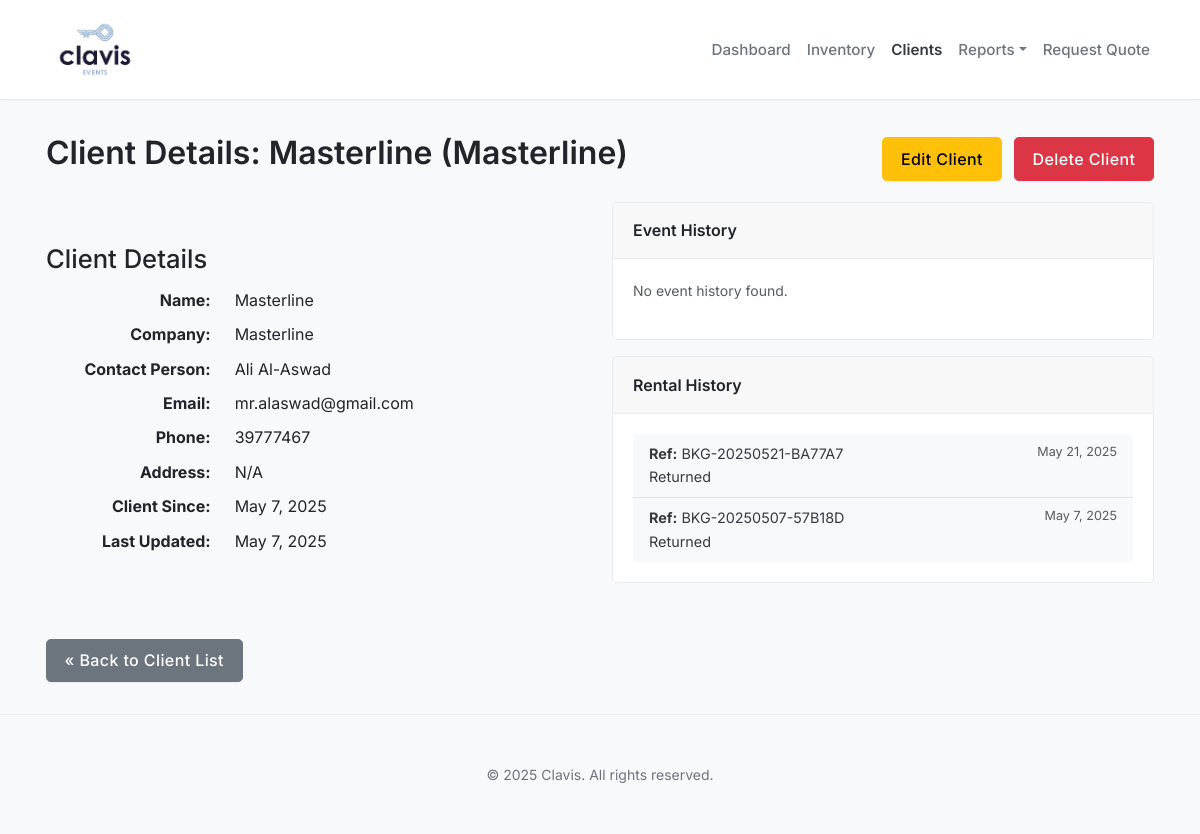
The app's page /clients/8/ with its own data.
### clients/models.py (models this page shows)
class Client(models.Model):
    name = models.CharField(
        max_length=200,
        help_text="Client's full name or primary contact name if company."
    )
    company_name = models.CharField(
        max_length=200,
        blank=True, # Optional field
        null=True,  # Allow null in database
        help_text="Company name, if applicable."
    )
    contact_person = models.CharField(
        max_length=150,
        blank=True,
        null=True,
        help_text="Specific contact person at the company (if different from name)."
    )
    email = models.EmailField(
        unique=True, # Still unique if provided
        null=True,   # Allow NULL in the database (for optional unique fields)
        blank=True,  # Allow to be blank in forms
        help_text="Primary email address for the client (optional)."
    )
    phone = models.CharField(
        max_length=30, # Adjust max_length based on expected phone number formats
        blank=True,    # Allow to be blank in forms
        null=True,     # Allow NULL in the database
        help_text="Primary phone number for the client (optional)."
    )
    address = models.TextField(
        blank=True,
        null=True,
        help_text="Billing or primary address for the client."
    )
    created_at = models.DateTimeField(auto_now_add=True) # Timestamp for creation
    updated_at = models.DateTimeField(auto_now=True)    # Timestamp for last update
    def __str__(self):
        if self.company_name:
            return f"{self.company_name} ({self.name})"
        return self.name
    class Meta:
        ordering = ['company_name', 'name'] # Order clients primarily by company, then name

### bookings/models.py (models this page shows, shortened)
class BaseBooking(models.Model):
    client = models.ForeignKey(
        'clients.Client',
        on_delete=models.PROTECT,
        related_name='%(class)ss',
        help_text="The client associated with this booking."
    )
    project_manager = models.ForeignKey(
        User,
        on_delete=models.SET_NULL,
        null=True,
        blank=True,
        related_name='%(class)ss_as_manager',
        help_text="User assigned as Project Manager."
    )
    start_date = models.DateTimeField(
        help_text="The date and time the event/rental period begins."
    )
    end_date = models.DateTimeField(
        help_text="The date and time the event/rental period ends."
    )
    project_manager_name = models.CharField(
        max_length=150,
        blank=True,
        null=True,
        help_text="Name of the assigned Project Manager."
    )
    subcontractor_name = models.CharField(
        max_length=200,
        blank=True,
        null=True,
        help_text="Name of the subcontractor, if any."
    )
    notes = models.TextField(
        blank=True,
        null=True,
        help_text="Internal notes or special instructions for this booking."
    )
    reference_number = models.CharField(
        max_length=50,
        unique=True,
        default=generate_reference_number,
        editable=False,
        help_text="Unique system-generated reference number for this booking."
    )
    created_at = models.DateTimeField(auto_now_add=True)
    updated_at = models.DateTimeField(auto_now=True)
    class Meta:
        abstract = True
        ordering = ['start_date', 'created_at']

class Rental(BaseBooking):
    class StatusChoices(models.TextChoices):
        BOOKED = 'BOOKED', _('Booked')
        OUT = 'OUT', _('Out for Rental')
        RETURNED = 'RETURNED', _('Returned')
        OVERDUE = 'OVERDUE', _('Overdue')
        CANCELLED = 'CANCELLED', _('Cancelled')
    status = models.CharField(
        max_length=10,
        choices=StatusChoices.choices,
        default=StatusChoices.BOOKED,
        help_text="Current status of the rental booking."
    )
    delivery_location = models.CharField(
        max_length=255,
        blank=True,
        null=True,
        help_text="Optional delivery location for the rental items."
    )
    class Meta(BaseBooking.Meta):
        verbose_name = "Rental Booking"
        verbose_name_plural = "Rental Bookings"

### clients/views.py (the view)
# urls.py: path('<int:client_id>/', views.client_detail_view, name='client_detail'),
def client_detail_view(request, client_id):
    client = get_object_or_404(Client, pk=client_id)
    event_history = client.events.all().order_by('-start_date')
    rental_history = client.rentals.all().order_by('-start_date')
    context = { 'client': client, 'event_history': event_history, 'rental_history': rental_history, 'page_title': f"Client Details: {client}", }
    return render(request, 'clients/client_detail.html', context)

### clients/templates/clients/client_detail.html (shortened to what this page needs)
{% extends 'base.html' %}
{% load static %}
{% block content %}
<div class="d-flex justify-content-between align-items-center mb-3">
    <h1>{{ page_title }}</h1>
    <div>
         <a href="{% url 'clients:client_edit' client_id=client.id %}" class="btn btn-warning me-2">Edit Client</a>
         <a href="{% url 'clients:client_delete' client_id=client.id %}" class="btn btn-danger">Delete Client</a>
    </div>
</div>
<div class="row g-4">
    <div class="col-lg-6">
        <h2>Client Details</h2>
        <dl class="row">
            <dt class="col-sm-4 text-sm-end">Name:</dt>
            <dd class="col-sm-8">{{ client.name }}</dd>
            {% if client.company_name %}
            <dt class="col-sm-4 text-sm-end">Company:</dt>
            <dd class="col-sm-8">{{ client.company_name }}</dd>
            {% endif %}
            {% if client.contact_person %}
            <dt class="col-sm-4 text-sm-end">Contact Person:</dt>
            <dd class="col-sm-8">{{ client.contact_person }}</dd>
            {% endif %}
            <dt class="col-sm-4 text-sm-end">Email:</dt>
            <dd class="col-sm-8">{{ client.email }}</dd>
            <dt class="col-sm-4 text-sm-end">Phone:</dt>
            <dd class="col-sm-8">{{ client.phone }}</dd>
            <dt class="col-sm-4 text-sm-end">Address:</dt>
            <dd class="col-sm-8">{{ client.address|linebreaksbr|default:"N/A" }}</dd>
            <dt class="col-sm-4 text-sm-end">Client Since:</dt>
            <dd class="col-sm-8">{{ client.created_at|date:"N j, Y" }}</dd>
            <dt class="col-sm-4 text-sm-end">Last Updated:</dt>
            <dd class="col-sm-8">{{ client.updated_at|date:"N j, Y" }}</dd>
        </dl>
    </div>
    <div class="col-lg-6">
         <div class="card mb-3">
            <div class="card-header">Event History</div>
            <div class="card-body" style="max-height: 300px; overflow-y: auto;">
                {% if event_history %}
                    <ul class="list-group list-group-flush">
                        {% for event in event_history %}
                        <li class="list-group-item list-group-item-action small">
                            <a href="{% url 'bookings:event_detail' event_id=event.id %}" class="text-decoration-none">
                                <strong>Ref:</strong> {{ event.reference_number }}
                                <small class="text-muted float-end">{{ event.start_date|date:"M j, Y" }}</small><br>
                                {{ event.event_location }} ({{ event.get_status_display }})
                            </a>
                        </li>
                        {% endfor %}
                    </ul>
                {% else %}
                    <p class="text-muted small">No event history found.</p>
                {% endif %}
            </div>
        </div>
         <div class="card">
            <div class="card-header">Rental History</div>
            <div class="card-body" style="max-height: 300px; overflow-y: auto;">
                {% if rental_history %}
                     <ul class="list-group list-group-flush">
                        {% for rental in rental_history %}
                         <li class="list-group-item list-group-item-action small">
                             <a href="{% url 'bookings:rental_detail' rental_id=rental.id %}" class="text-decoration-none">
                                <strong>Ref:</strong> {{ rental.reference_number }}
                                <small class="text-muted float-end">{{ rental.start_date|date:"M j, Y" }}</small><br>
                                {{ rental.get_status_display }}
                            </a>
                        </li>
                        {% endfor %}
                    </ul>
                {% else %}
                    <p class="text-muted small">No rental history found.</p>
                {% endif %}
            </div>
        </div>
    </div>
</div>
<div class="mt-4">
    <a href="{% url 'clients:client_list' %}" class="btn btn-secondary">&laquo; Back to Client List</a>
</div>
{% endblock %}

### static/css/style.css (style rules this page uses)
:root { --clavis-font-sans-serif: 'Inter', -apple-system, BlinkMacSystemFont, "Segoe UI", Roboto, "Helvetica Neue", Arial, sans-serif, "Apple Color Emoji", "Segoe UI Emoji", "Segoe UI Symbol"; --clavis-text-primary: #212529; --clavis-text-secondary: #6c757d; --clavis-text-muted: #868e96; --clavis-bg-page: #f8f9fa; --clavis-bg-content: #ffffff; --clavis-border-color: #dee2e6; --clavis-border-subtle: #e9ecef; --clavis-primary-accent: #343a40; --clavis-primary-accent-hover: #212529; --clavis-link-color: var(--clavis-primary-accent); --clavis-link-hover-color: var(--clavis-primary-accent-hover); --clavis-success: #198754; --clavis-danger: #dc3545; --clavis-warning: #ffc107; --clavis-info: #0dcaf0; --bs-body-font-family: var(--clavis-font-sans-serif); --bs-body-color: var(--clavis-text-primary); --bs-body-bg: var(--clavis-bg-page); --bs-link-decoration: none; --bs-border-radius: 0.3rem; --bs-card-border-color: var(--clavis-border-subtle); --bs-card-cap-bg: transparent; --bs-card-box-shadow: 0 2px 8px rgba(0,0,0,0.05); }
body { font-family: var(--bs-body-font-family); font-weight: 400; line-height: 1.65; background-color: var(--bs-body-bg); color: var(--bs-body-color); -webkit-font-smoothing: antialiased; -moz-osx-font-smoothing: grayscale; }
h1, h2, h3, h4, h5, h6, .h1, .h2, .h3, .h4, .h5, .h6 { font-weight: 500; color: var(--clavis-text-primary); margin-top: 0; margin-bottom: 0.75rem; line-height: 1.3; }
h1, .h1 { font-size: 2.0rem; font-weight: 600; }
h2, .h2 { font-size: 1.6rem; font-weight: 500; margin-top: 2.5rem; }
p { margin-bottom: 1.1rem; color: var(--clavis-text-secondary); }
a { color: var(--clavis-link-color); text-decoration: var(--bs-link-decoration); }
.card { border: 1px solid var(--clavis-border-subtle); box-shadow: var(--bs-card-box-shadow); border-radius: var(--bs-border-radius); margin-bottom: 2rem; background-color: var(--clavis-bg-content); }
.card-header { background-color: var(--bs-card-cap-bg); border-bottom: 1px solid var(--clavis-border-subtle); padding: 0.9rem 1.25rem; font-weight: 600; color: var(--clavis-text-primary); }
.card-body { padding: 1.25rem; }
.btn { border-radius: var(--bs-border-radius); padding: 0.55rem 1.1rem; font-weight: 500; letter-spacing: 0.025em; transition: all 0.15s ease-in-out; box-shadow: 0 1px 2px rgba(0,0,0,0.05); }
.list-group-item.small, .card-text.small { font-size: 0.9rem; }
.list-group-flush > .list-group-item { border-left-width: 0; border-right-width: 0; }

### records on screen
Client: name "Masterline", company_name "Masterline", contact_person "Ali Al-Aswad", email "mr.alaswad@gmail.com", phone "39777467", address "N/A", created_at "May 7, 2025", updated_at "May 7, 2025"
Rental: reference_number "BKG-20250521-BA77A7", start_date "May 21, 2025", status "Returned"
Rental: reference_number "BKG-20250507-57B18D", start_date "May 7, 2025", status "Returned"

### other values on screen
{{ page_title }} "Client Details: Masterline (Masterline)"
